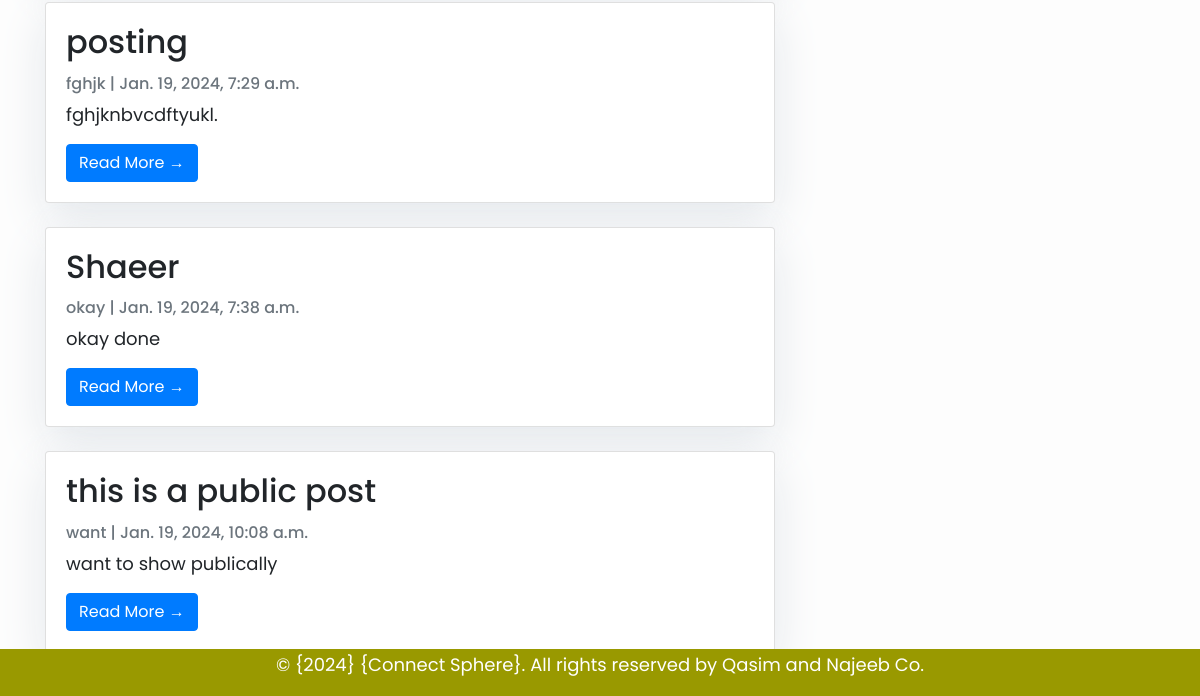
Page /posts/List_Post/ (lower part) on the earlier database version.
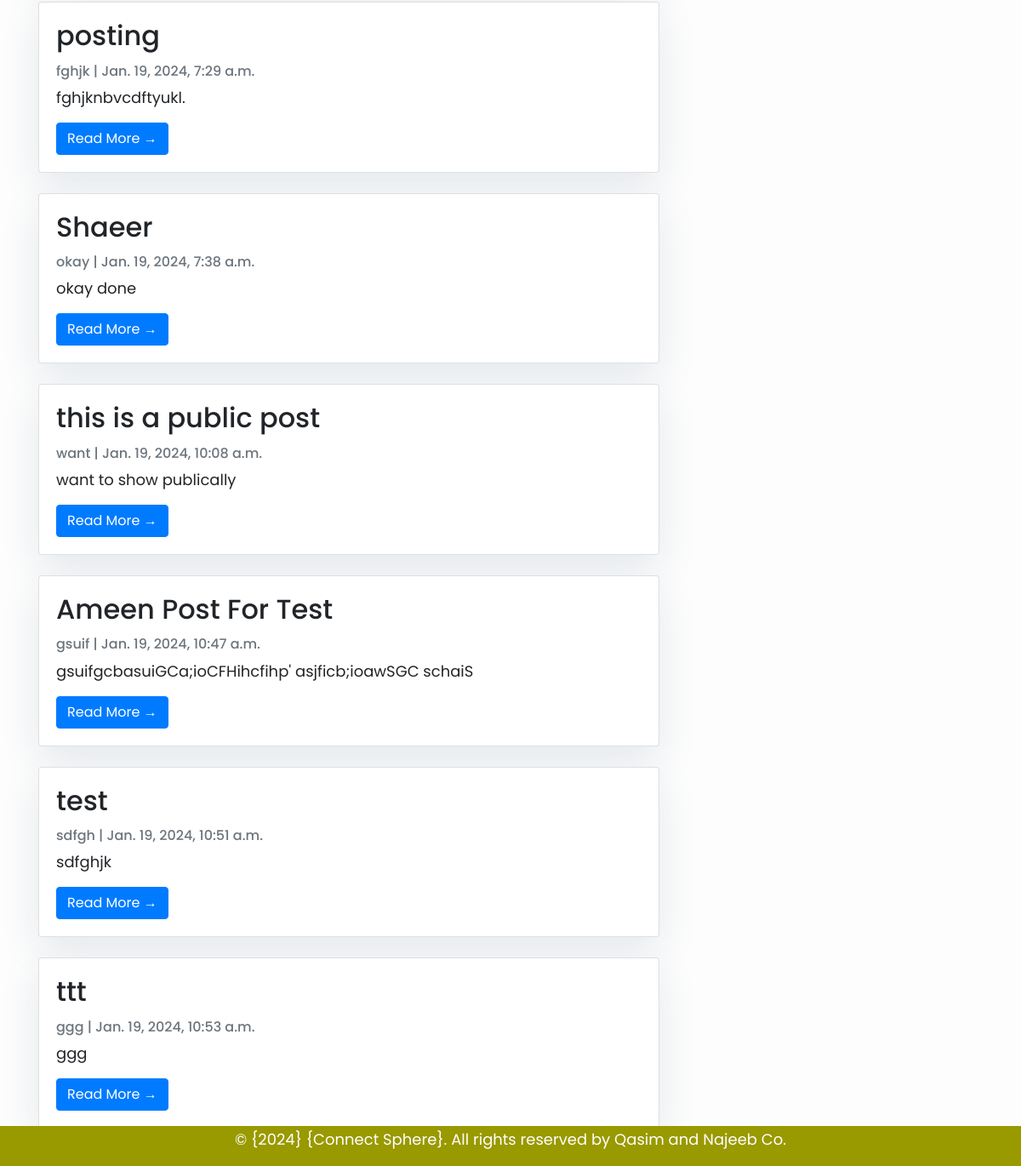
Same page on the later database version.
### posts/models.py (models this page shows, shortened)
class Post(models.Model):
    title        = models.CharField(max_length=255)
    content      = models.TextField()
    like         = models.ManyToManyField(User, related_name='likes', blank= True, null= True)
    shared_user  = models.ForeignKey(User, on_delete=models.CASCADE, null= True)
    created_on   = models.DateTimeField(default=timezone.now)
    shared_on    = models.DateTimeField(default=timezone.now)
    image        = models.ImageField(upload_to='post_pic', blank=True, null=True)
    is_private   = models.BooleanField(default= False)

### posts/views.py (the view)
# urls.py: path('List_Post/', List_Post.as_view(), name= 'List_Post'),
class List_Post(ListView):
    model = Post
    template_name = 'posts/List_post.html'
    def get_queryset(self):
        return Post.objects.filter(is_private=False)

### posts/templates/posts/List_post.html (shortened to what this page needs)
{% extends "base.html" %}
{% block content %}
<div class="container">
    <div class="row">
        <div class="col-md-8 mt-3 left">
            {% for object in object_list  %}
            <div class="card mb-4">
                <div class="card-body">
                    <h2 class="card-title">{{object.title}}</h2>
                    <p class="card-text text-muted h6">{{object.content|slice:":5" }} | {{object.created_on}} </p>
                    <p class="card-text">{{object.content }}</p>
                    <a href="{% url 'posts:post_detail' object.id %}" class="btn btn-primary">Read More &rarr;</a>
                </div>
            </div>
            {% endfor %}
    </div>
</div>
{%endblock%}

Differences in the rows shown:
added Post: title "Ameen Post For Test", content "gsuif", created_on "Jan. 19, 2024, 10:47 a.m.", content "gsuifgcbasuiGCa;ioCFHihcfihp' asjficb;ioawSGC schaiS"
added Post: title "test", content "sdfgh", created_on "Jan. 19, 2024, 10:51 a.m.", content "sdfghjk"
added Post: title "ttt", content "ggg", created_on "Jan. 19, 2024, 10:53 a.m."
